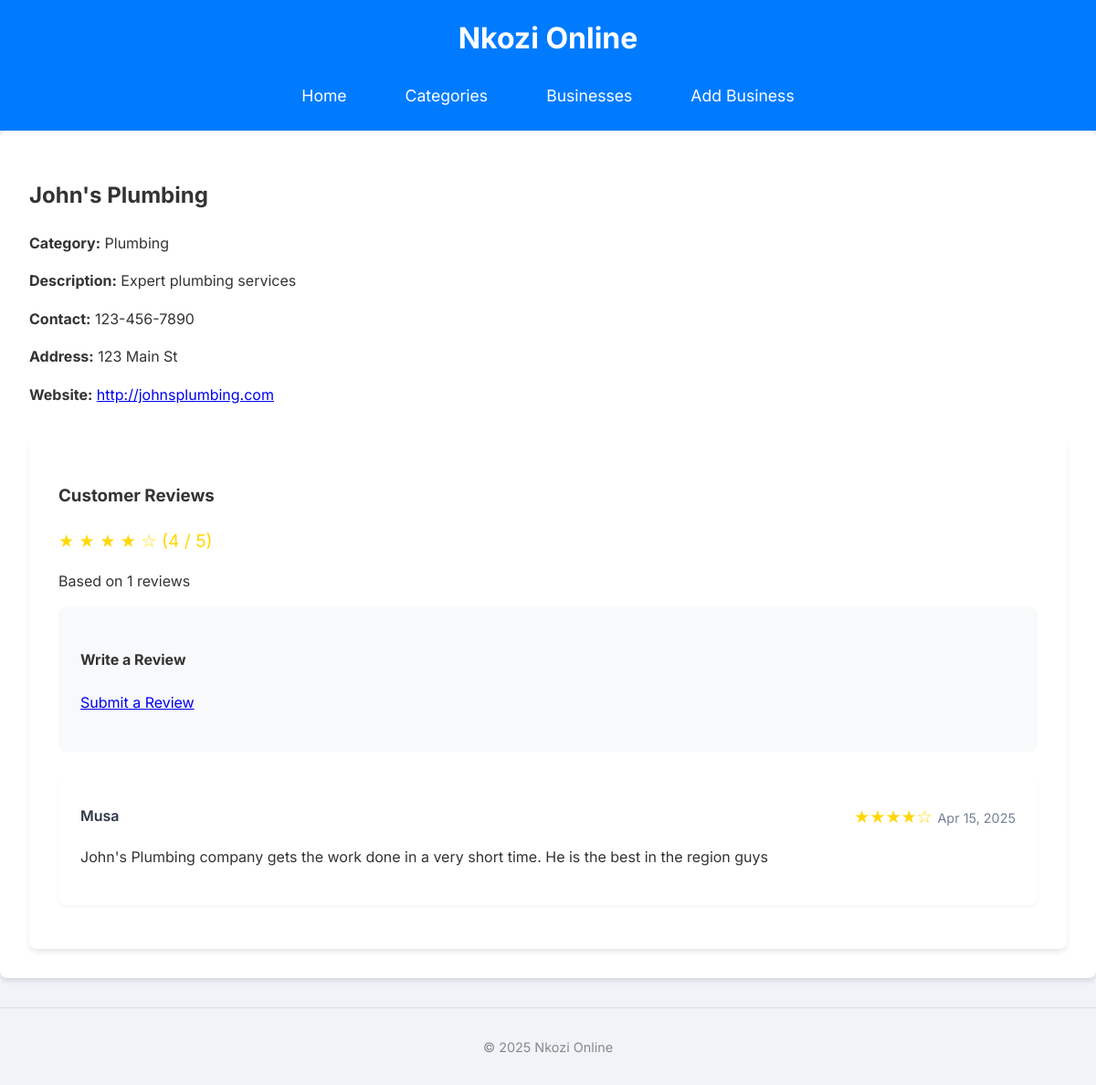
Screenshot of /business_detail.php?business_id=3 with the database file from the repository.
### tables this page shows
CREATE TABLE IF NOT EXISTS `businesses` (
  `business_id` int NOT NULL AUTO_INCREMENT,
  `category_id` int DEFAULT NULL,
  `user_id` int DEFAULT NULL,
  `name` varchar(255) NOT NULL,
  `description` text,
  `contact_phone` varchar(20) DEFAULT NULL,
  `address` varchar(255) DEFAULT NULL,
  `website` varchar(255) DEFAULT NULL,
  `created_at` timestamp NULL DEFAULT CURRENT_TIMESTAMP,
  `updated_at` timestamp NULL DEFAULT CURRENT_TIMESTAMP ON UPDATE CURRENT_TIMESTAMP,
  `is_approved` tinyint(1) DEFAULT '0',
  `avg_rating` decimal(3,2) DEFAULT '0.00' COMMENT 'Stores average rating calculated from reviews',
  PRIMARY KEY (`business_id`),
  KEY `category_id` (`category_id`),
  KEY `user_id` (`user_id`)
);

CREATE TABLE IF NOT EXISTS `categories` (
  `category_id` int NOT NULL AUTO_INCREMENT,
  `category_name` varchar(255) NOT NULL,
  `status` tinyint(1) NOT NULL DEFAULT '1',
  PRIMARY KEY (`category_id`)
);

CREATE TABLE IF NOT EXISTS `reviews` (
  `review_id` int NOT NULL AUTO_INCREMENT,
  `business_id` int DEFAULT NULL,
  `user_id` int DEFAULT NULL,
  `rating` int DEFAULT NULL,
  `review_text` text,
  `created_at` timestamp NULL DEFAULT CURRENT_TIMESTAMP,
  PRIMARY KEY (`review_id`),
  KEY `business_id` (`business_id`),
  KEY `user_id` (`user_id`)
);

CREATE TABLE IF NOT EXISTS `users` (
  `user_id` int NOT NULL AUTO_INCREMENT,
  `username` varchar(191) NOT NULL,
  `password_hash` varchar(255) NOT NULL,
  `role` enum('admin','editor','moderator','business','viewer') NOT NULL DEFAULT 'viewer',
  `created_at` timestamp NULL DEFAULT CURRENT_TIMESTAMP,
  PRIMARY KEY (`user_id`),
  UNIQUE KEY `username` (`username`)
);

### business_detail.php (the view, shortened to what this page needs)
<?php
include 'db_connection.php';
$business_id = $_GET['business_id'];
$business_stmt = $conn->prepare("
    SELECT b.*, c.category_name, u.username
    FROM businesses b
    LEFT JOIN categories c ON b.category_id = c.category_id
    LEFT JOIN users u ON b.user_id = u.user_id
    WHERE b.business_id = :business_id AND b.is_approved = TRUE
");
$business_stmt->bindParam(':business_id', $business_id, PDO::PARAM_INT);
$business_stmt->execute();
$business = $business_stmt->fetch(PDO::FETCH_ASSOC);
$rating_stmt = $conn->prepare("
    SELECT AVG(rating) as avg_rating, COUNT(*) as review_count
    FROM reviews
    WHERE business_id = :business_id
");
$rating_stmt->bindParam(':business_id', $business_id, PDO::PARAM_INT);
$rating_stmt->execute();
$rating_info = $rating_stmt->fetch(PDO::FETCH_ASSOC);
$avg_rating = $rating_info['avg_rating'] ?? 0;
$review_count = $rating_info['review_count'] ?? 0;
$reviews_per_page = 5;
$page = isset($_GET['page']) ? max(1, intval($_GET['page'])) : 1;
$offset = ($page - 1) * $reviews_per_page;
$reviews_stmt = $conn->prepare("
    SELECT r.*, u.username
    FROM reviews r
    JOIN users u ON r.user_id = u.user_id
    WHERE r.business_id = :business_id
    ORDER BY r.created_at DESC
    LIMIT :offset, :reviews_per_page
");
$reviews_stmt->bindParam(':business_id', $business_id, PDO::PARAM_INT);
$reviews_stmt->bindParam(':offset', $offset, PDO::PARAM_INT);
$reviews_stmt->bindParam(':reviews_per_page', $reviews_per_page, PDO::PARAM_INT);
$reviews_stmt->execute();
$reviews = $reviews_stmt->fetchAll(PDO::FETCH_ASSOC);
?>
<!DOCTYPE html>
<html lang="en">
<head>
</head>
<body>
    <header>
        <h1>Nkozi Online</h1>
        <nav>
            <a href="index.php">Home</a>
            <a href="categories.php">Categories</a>
            <a href="businesses.php">Businesses</a>
            <a href="add_business.php">Add Business</a>
        </nav>
    </header>
    <main>
        <h2><?php echo htmlspecialchars($business['name']); ?></h2>
        <div class="business-info">
            <p><strong>Category:</strong> <?php echo htmlspecialchars($business['category_name']); ?></p>
            <p><strong>Description:</strong> <?php echo htmlspecialchars($business['description']); ?></p>
            <p><strong>Contact:</strong> <?php echo htmlspecialchars($business['contact_phone']); ?></p>
            <p><strong>Address:</strong> <?php echo htmlspecialchars($business['address']); ?></p>
            <?php if (!empty($business['website'])): ?>
                <p><strong>Website:</strong> <a href="<?php echo htmlspecialchars($business['website']); ?>" target="_blank"><?php echo htmlspecialchars($business['website']); ?></a></p>
            <?php endif; ?>
        </div>
        <div class="review-section">
            <div class="rating-summary">
                <h3>Customer Reviews</h3>
                <div class="average-rating">
                    <?php
                    $avg_rating = round($avg_rating, 1);
                    $full_stars = floor($avg_rating);
                    $half_star = ($avg_rating - $full_stars) >= 0.5;
                    ?>
                    <div class="star-rating">
                        <?php for ($i = 0; $i < 5; $i++): ?>
                            <span class="star"><?php echo ($i < $full_stars) ? '★' : ($half_star && $i == $full_stars ? '½' : '☆'); ?></span>
                        <?php endfor; ?>
                        <span>(<?php echo $avg_rating; ?> / 5)</span>
                    </div>
                    <p>Based on <?php echo $review_count; ?> reviews</p>
                </div>
            </div>
            <div class="review-form">
                <h4>Write a Review</h4>
                <p><a href="submit_review.php?business_id=<?php echo $business_id; ?>" class="submit-review-link">Submit a Review</a></p>
            </div>
            <div class="reviews-list">
                <?php if (count($reviews) > 0): ?>
                    <?php foreach ($reviews as $review): ?>
                        <div class="review-card">
                            <div class="review-header">
                                <span class="review-author"><?php echo htmlspecialchars($review['username']); ?></span>
                                <div class="review-meta">
                                    <span class="star-rating">
                                        <?php echo str_repeat('★', $review['rating']) . str_repeat('☆', 5 - $review['rating']); ?>
                                    </span>
                                    <span class="review-date">
                                        <?php echo date('M j, Y', strtotime($review['created_at'])); ?>
                                    </span>
                                </div>
                            </div>
                            <p><?php echo htmlspecialchars($review['review_text']); ?></p>
                        </div>
                    <?php endforeach; ?>
                <?php else: ?>
                    <p>No reviews yet. Be the first to write one!</p>
                <?php endif; ?>
            </div>
        </div>
    </main>
    <footer>
        <p>&copy; 2025 Nkozi Online</p>
    </footer>
</body>
</html>

### business_detail.php (style rules this page uses)
body { font-family: 'Inter', sans-serif; margin: 0; padding: 0; background-color: #f0f4f8; color: #333; line-height: 1.6; }
header { background-color: #007BFF; color: white; padding: 1rem; text-align: center; box-shadow: 0 2px 4px rgba(0, 0, 0, 0.1); border-radius: 0; }
header h1 { margin: 0; font-size: 2rem; }
header nav { margin-top: 1rem; display: flex; justify-content: center; }
header nav a { color: white; text-decoration: none; margin: 0 1rem; font-size: 1.1rem; padding: 0.5rem 1rem; border-radius: 5px; transition: background-color 0.3s ease; }
main { padding: 2rem; max-width: 1200px; margin: 0 auto; background-color: white; border-radius: 0.5rem; box-shadow: 0 4px 6px -1px rgba(0, 0, 0, 0.1), 0 2px 4px -1px rgba(0, 0, 0, 0.06); }
footer { margin-top: 2rem; text-align: center; color: #888; font-size: 0.9rem; padding: 1rem; background-color: #f0f4f8; border-top: 1px solid #ddd; }
.review-section { margin-top: 2rem; background-color: white; padding: 2rem; border-radius: 0.5rem; box-shadow: 0 4px 6px -1px rgba(0, 0, 0, 0.1); }
.review-form { margin-bottom: 2rem; padding: 1.5rem; background-color: #f8f9fa; border-radius: 0.5rem; }
.review-card { background-color: white; padding: 1.5rem; margin: 1rem 0; border-radius: 0.5rem; box-shadow: 0 2px 4px rgba(0, 0, 0, 0.05); }
.review-header { display: flex; justify-content: space-between; align-items: center; margin-bottom: 1rem; }
.review-author { font-weight: 600; color: #2d3748; }
.review-date { color: #718096; font-size: 0.9rem; }
.star-rating { color: #ffd700; font-size: 1.2rem; }

### rows the page displays
businesses: name "John's Plumbing", category.category_name "Plumbing", description "Expert plumbing services", contact_phone "123-456-7890", address "123 Main St", website "http://johnsplumbing.com"
reviews: user.username "Musa", rating "★★★★", rating "☆", created_at "Apr 15, 2025", review_text "John's Plumbing company gets the work done in a very short time. He is the best in the region guys"

### other values shown
$avg_rating "4"
$review_count "1"
